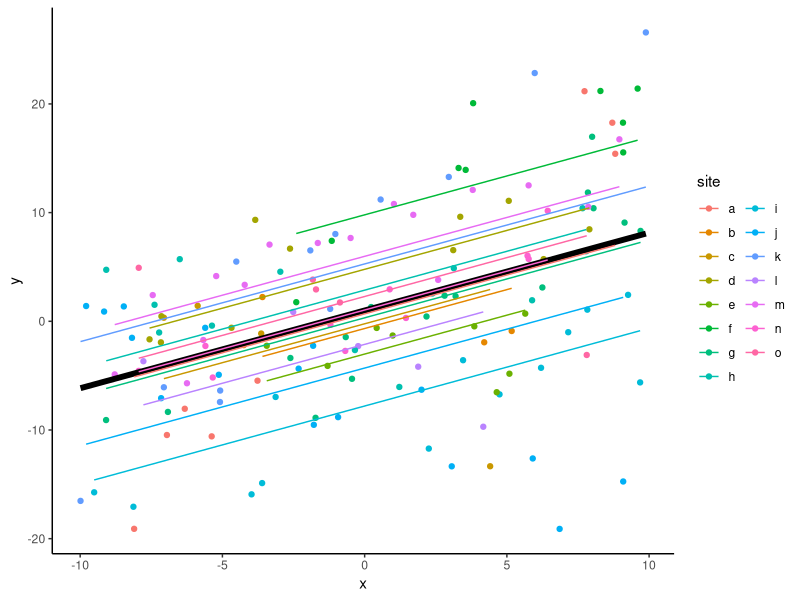
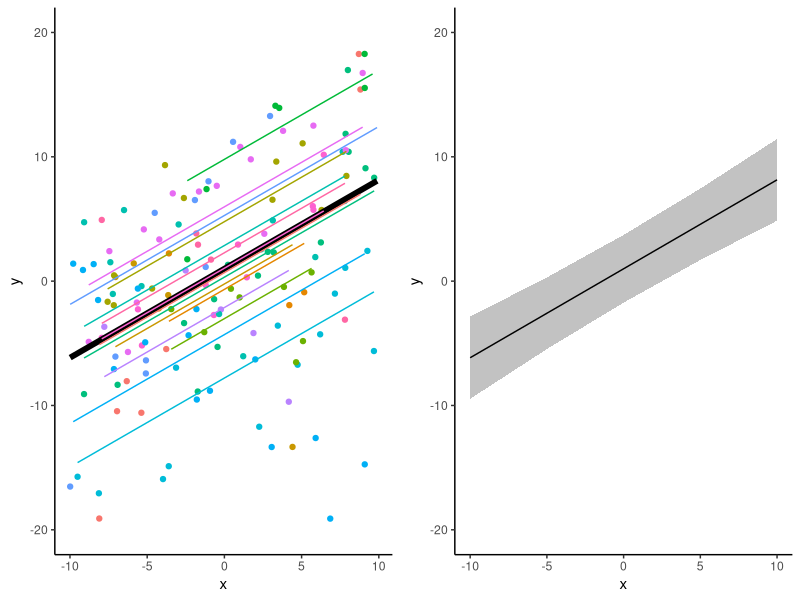
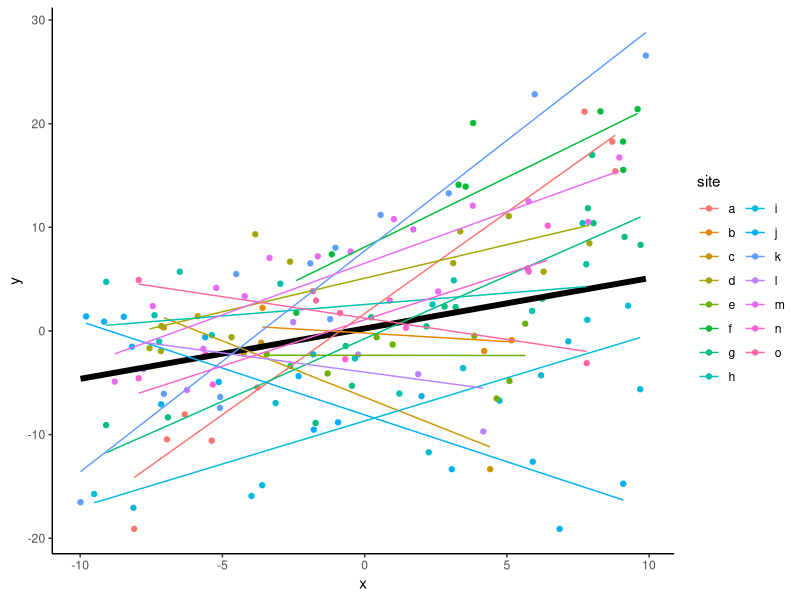

Write R code to recreate these figures, in order.
## ---- chunk 1
#Trick to get smaller R code size with out resorting to LaTeX text sizes
def.chunk.hook  <- knitr::knit_hooks$get("chunk")
knitr::knit_hooks$set(chunk = function(x, options) {
  x <- def.chunk.hook(x, options)
  ifelse(options$size != "normalsize", paste0("\n \\", options$size,"\n\n", x, "\n\n \\normalsize"), x)
})

knitr::opts_chunk$set(echo = FALSE, eval = TRUE, message=TRUE, warning=TRUE, size = 'footnotesize')
library(tidyverse)
theme_set(theme_classic())
library(lme4)
library(ggeffects)
library(ggpubr)
# library(knitr)
# library(kableExtra)
# library(latex2exp)

set.seed(123)

#Generate data
n <- 150
ngroups <- 15
x <- runif(n,-10,10) #Single fixed effect predictor
g <- sample(letters[1:ngroups],n,TRUE) #Groups
intercept <- 1
slopeX <- 0.5
sigmaR <- 3 #Residual sigma 
sigmaG <- 5 #Group intercept sigma
sigmaG_slope <- abs(slopeX*2) #Slope sigma (half slope value)

#Correlated intercepts and slopes, using Choleski matrices
raneffs <- matrix(rnorm(ngroups*2,0,1),ncol=2) #Uncorrelated unit normals
slopeCor <- 0.7 #Intercept-slope correlation
corMat <- matrix(c(1,slopeCor,slopeCor,1),ncol=2) #Correlation matrix
cholCorMat <- chol(corMat) #Choleski transform of corMat
raneffs <- raneffs %*% cholCorMat #Induces correlation in slopes
raneffs <- raneffs * matrix(rep(c(sigmaG,sigmaG_slope),each=ngroups),ncol=2,
                            dimnames=list(letters[1:ngroups],c('Int','Slope'))) #Changes SD for each column
raneff_int <- model.matrix(~g-1) %*% raneffs[,1] #Intercept vector
raneff_slope <- x * model.matrix(~g-1) %*% raneffs[,2]  #Slope vector

yhat <- intercept + slopeX*x + raneff_int + raneff_slope  #Expected value
y <- rnorm(n,yhat,sigmaR) #Data
dat <- data.frame(y,x,site=g) #Assemble into data frame

## ---- chunk 2
head(dat)
m1 <- lm(y~x,data=dat) #Use variable x to predict y
summary(m1)
## ---- chunk 3
head(model.matrix(m1))
coef(m1)
pred2 <- model.matrix(m1) %*% coef(m1) #predicted = matrix * coefs
head(data.frame(pred1=predict(m1),pred2)) #same thing!
## ---- chunk 4
m2 <- lm(y~site,data=dat) #Use variable site to predict y
head(model.matrix(m2)) #0s and 1s used to identify groups
coef(m2) #This uses the 1st site as the "control" group
## ---- chunk 5
head(dat)
library(lme4) #Mixed effects library 
mm1 <- lmer(y ~ x + (1|site),data=dat) #site is fit as "random intercepts"
## ---- chunk 6
summary(mm1)
## ---- chunk 7
p1 <- dat %>% mutate(pred=predict(mm1),gpred=predict(mm1,re.form=~0)) %>% 
  ggplot(aes(x=x,y=y,col=site))+
  geom_point()+
  geom_line(aes(y=gpred),col='black',size=2)
p1 + geom_line(aes(y=pred))+guides(col=guide_legend(ncol=2))
## ---- chunk 8
p2 <- ggpredict(mm1,terms='x') %>% data.frame() %>% #Gets predictions from mm1
  ggplot(aes(x=x))+ #Plots using ggplot
  geom_ribbon(aes(ymax=conf.high,ymin=conf.low),alpha=0.3) + #Intervals
  geom_line(aes(y=predicted))
ggarrange(p1+geom_line(aes(y=pred),show.legend = FALSE)+ylim(-20,20),
          p2+ylim(-20,20)+labs(y='y'),
          ncol=2,legend = 'none')
## ---- chunk 9
#Intercept varies with site, and slope of x can
#   also vary with site (both hierarchical)
mm2 <- lmer(y ~ x + (x|site),data=dat) 
summary(mm2)
## ---- chunk 10
dat %>% mutate(pred=predict(mm2),gpred=predict(mm2,re.form=~0)) %>% 
  ggplot(aes(x=x,y=y,col=site))+
  geom_point()+
  geom_line(aes(y=gpred),col='black',size=2) +
  geom_line(aes(y=pred))+guides(col=guide_legend(ncol=2))
